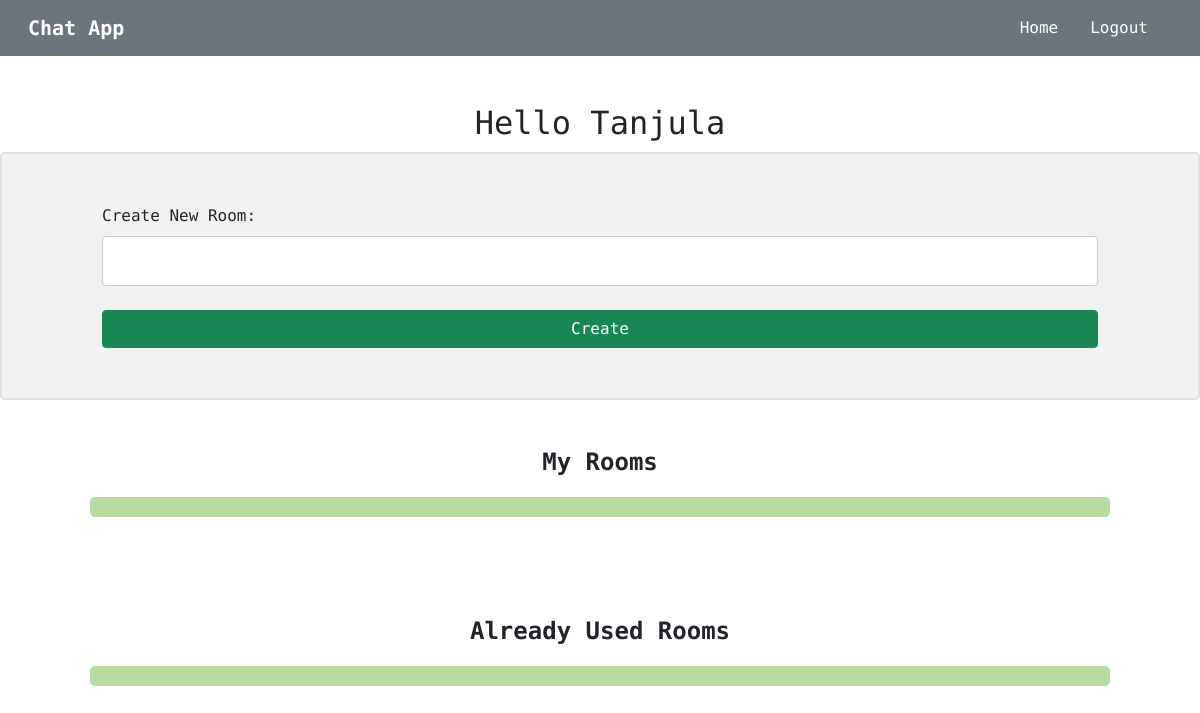
Before: /personal (signed in) with the older database file.
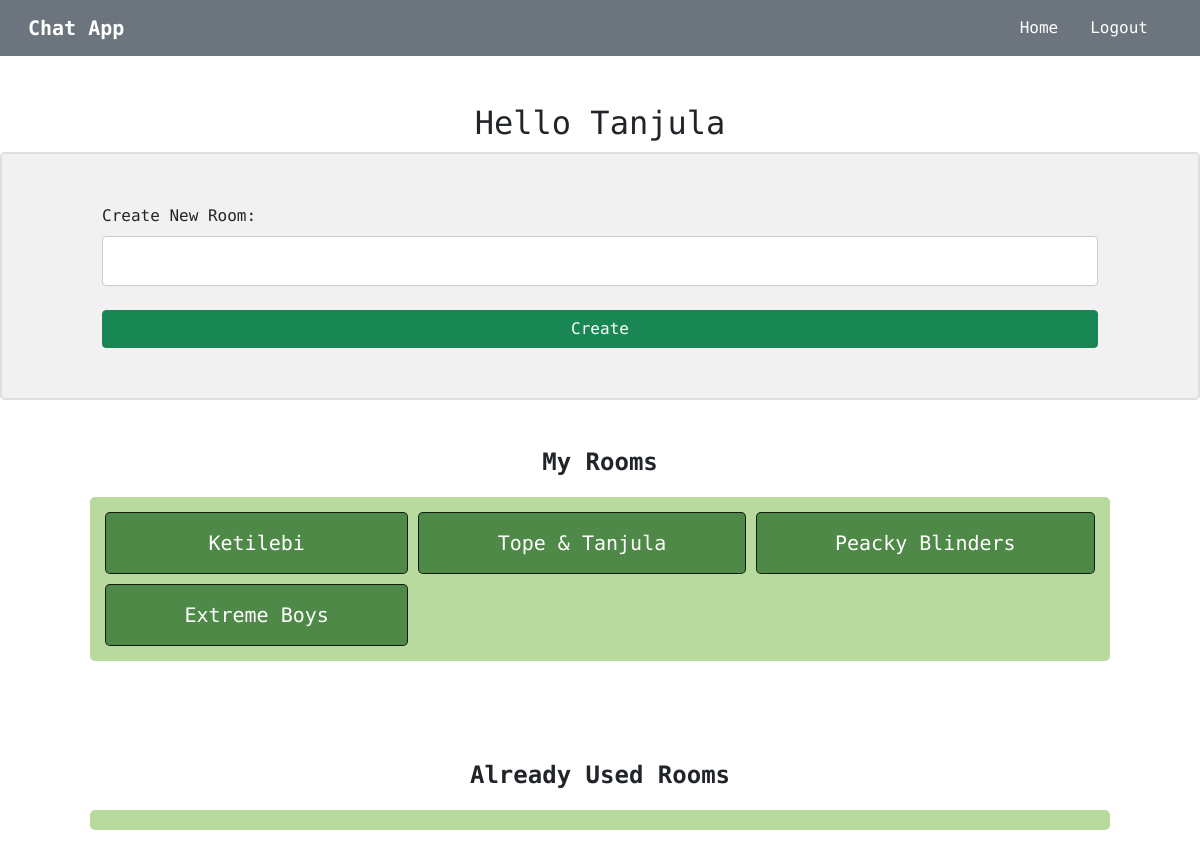
After: the same page with the newer database file.
### chat_app/models.py (models this page shows, shortened)
class Room(models.Model):
    name = models.CharField(max_length=1000)
    slug = models.SlugField(max_length=1500, null=True)
    user = models.ForeignKey(User, on_delete=models.CASCADE, null=True)

### chat_app/views.py (the view)
# urls.py: path("personal", views.personal_page, name="personal-page"),
@login_required
def personal_page(request):
    form = HomeForm()
    present_user = request.user
    all_rooms = Room.objects.all()
    my_rooms = all_rooms.filter(user=present_user).all()
    all_room_users = RoomUsers.objects.values_list("username_room", flat=True)
    used_rooms = []
    for item in list(all_room_users):
        concrete_room = all_rooms.filter(name=item.split("^")[-1]).first()
        used_rooms.append(concrete_room)
    return render(request, "chat/home.html", {
        "form": form,
        "user": present_user,
        "my_rooms": my_rooms,
        "used_rooms": used_rooms
    })

### chat_app/forms.py
class HomeForm(forms.Form):
    room_name = forms.CharField(label="Create New Room", max_length=1000,
                                widget=forms.TextInput(attrs={"class": "form-control"}))

### chat_app/templates/chat/home.html (shortened to what this page needs)
{% extends "base.html" %}
{% load static %}
{% block css_styles %}
  <link rel="stylesheet" href="{% static 'chat/home.css' %}">
{% endblock %}
{% block content %}
<div align="center" class="mt-5">
  <h2>Hello {{ user.username }}</h2>
</div>
<div class="my-container">
    <form id="post-form" method="POST" action="{% url 'check-view' %}">
        {{ form.as_p }}
        <button type="submit" class="btn btn-success rounded-1 w-100">Create</button>
    </form>
</div>
<h4 class="text-center fw-bold mt-5">My Rooms</h4>
<div class="grid-container">
  {% for room in my_rooms %}
    <a href="{% url 'room-users' room=room.name username=user.username %}" class="grid-item-1">{{ room.name }}</a>
  {% endfor %}
</div>
<h4 class="text-center fw-bold mt-5">Already Used Rooms</h4>
<div class="grid-container">
</div>
{% endblock %}

Changed rows visible on the page:
added Room: name "Ketilebi"
added Room: name "Tope & Tanjula"
added Room: name "Peacky Blinders"
added Room: name "Extreme Boys"
